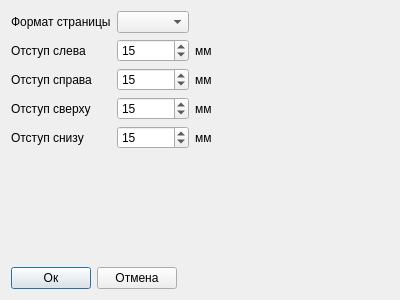
<?xml version="1.0" encoding="UTF-8"?>
<ui version="4.0">
 <class>Dialog_page_settings</class>
 <widget class="QDialog" name="Dialog_page_settings">
  <property name="geometry">
   <rect>
    <x>0</x>
    <y>0</y>
    <width>400</width>
    <height>300</height>
   </rect>
  </property>
  <property name="windowTitle">
   <string>Dialog</string>
  </property>
  <layout class="QVBoxLayout" name="verticalLayout">
   <item>
    <layout class="QGridLayout" name="gridLayout">
     <item row="2" column="0">
      <widget class="QLabel" name="label_3">
       <property name="text">
        <string>Отступ справа</string>
       </property>
      </widget>
     </item>
     <item row="1" column="0">
      <widget class="QLabel" name="label_2">
       <property name="text">
        <string>Отступ слева</string>
       </property>
      </widget>
     </item>
     <item row="0" column="1">
      <widget class="QComboBox" name="comboBox_page_format"/>
     </item>
     <item row="0" column="0">
      <widget class="QLabel" name="label">
       <property name="text">
        <string>Формат страницы</string>
       </property>
      </widget>
     </item>
     <item row="3" column="1">
      <widget class="QSpinBox" name="spinBox_MarT">
       <property name="maximum">
        <number>50</number>
       </property>
       <property name="value">
        <number>15</number>
       </property>
      </widget>
     </item>
     <item row="4" column="0">
      <widget class="QLabel" name="label_5">
       <property name="text">
        <string>Отступ снизу</string>
       </property>
      </widget>
     </item>
     <item row="4" column="1">
      <widget class="QSpinBox" name="spinBox_MarB">
       <property name="maximum">
        <number>50</number>
       </property>
       <property name="value">
        <number>15</number>
       </property>
      </widget>
     </item>
     <item row="1" column="1">
      <widget class="QSpinBox" name="spinBox_MarL">
       <property name="maximum">
        <number>50</number>
       </property>
       <property name="value">
        <number>15</number>
       </property>
      </widget>
     </item>
     <item row="2" column="1">
      <widget class="QSpinBox" name="spinBox_MarR">
       <property name="maximum">
        <number>50</number>
       </property>
       <property name="value">
        <number>15</number>
       </property>
      </widget>
     </item>
     <item row="3" column="0">
      <widget class="QLabel" name="label_4">
       <property name="text">
        <string>Отступ сверху</string>
       </property>
      </widget>
     </item>
     <item row="5" column="1">
      <spacer name="verticalSpacer_2">
       <property name="orientation">
        <enum>Qt::Vertical</enum>
       </property>
       <property name="sizeHint" stdset="0">
        <size>
         <width>20</width>
         <height>40</height>
        </size>
       </property>
      </spacer>
     </item>
     <item row="3" column="3">
      <spacer name="horizontalSpacer_2">
       <property name="orientation">
        <enum>Qt::Horizontal</enum>
       </property>
       <property name="sizeHint" stdset="0">
        <size>
         <width>40</width>
         <height>20</height>
        </size>
       </property>
      </spacer>
     </item>
     <item row="1" column="2">
      <widget class="QLabel" name="label_6">
       <property name="text">
        <string>мм</string>
       </property>
      </widget>
     </item>
     <item row="2" column="2">
      <widget class="QLabel" name="label_7">
       <property name="text">
        <string>мм</string>
       </property>
      </widget>
     </item>
     <item row="3" column="2">
      <widget class="QLabel" name="label_8">
       <property name="text">
        <string>мм</string>
       </property>
      </widget>
     </item>
     <item row="4" column="2">
      <widget class="QLabel" name="label_9">
       <property name="text">
        <string>мм</string>
       </property>
      </widget>
     </item>
    </layout>
   </item>
   <item>
    <spacer name="verticalSpacer">
     <property name="orientation">
      <enum>Qt::Vertical</enum>
     </property>
     <property name="sizeHint" stdset="0">
      <size>
       <width>20</width>
       <height>40</height>
      </size>
     </property>
    </spacer>
   </item>
   <item>
    <layout class="QHBoxLayout" name="horizontalLayout">
     <item>
      <widget class="QPushButton" name="pushButton_ok">
       <property name="text">
        <string>Ок</string>
       </property>
      </widget>
     </item>
     <item>
      <widget class="QPushButton" name="pushButton_cancel">
       <property name="text">
        <string>Отмена</string>
       </property>
      </widget>
     </item>
     <item>
      <spacer name="horizontalSpacer">
       <property name="orientation">
        <enum>Qt::Horizontal</enum>
       </property>
       <property name="sizeHint" stdset="0">
        <size>
         <width>40</width>
         <height>20</height>
        </size>
       </property>
      </spacer>
     </item>
    </layout>
   </item>
  </layout>
 </widget>
 <resources/>
 <connections/>
</ui>
